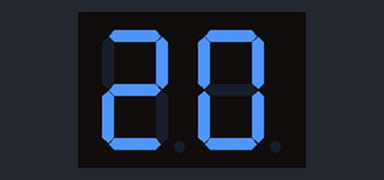
Bench run of a sketch on a simulated Arduino Uno, built with avr-gcc and run on an emulated ATmega328P. Parts: 2-digit seven-segment display. Wiring (inferred from the names in the program): 2-digit 7-segment display, segments lit when HIGH: segments pin 7, pin 8, pin 9, pin 10, pin 11, pin 12, pin 13, pin 0, pin 1, pin 2, pin 3, pin 4, pin 5, pin 6. The segment pins are drawn as the display they are named for.

Above: at 0.1 s.
At 2.1 s:
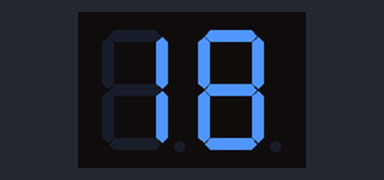
At 5.1 s:
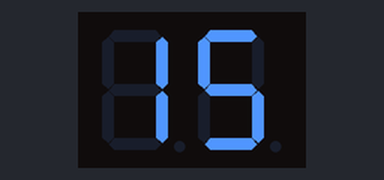
At 10.1 s:
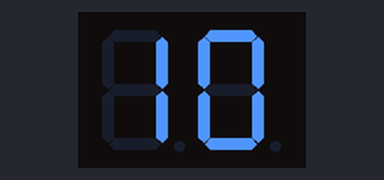
At 15.1 s:
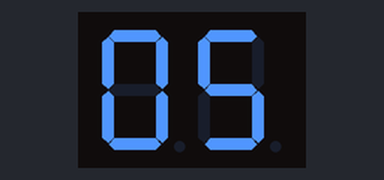
At 20.1 s:
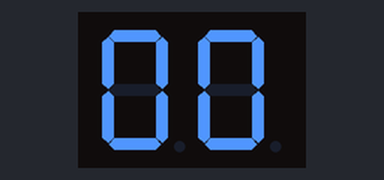

Measured:
- what the display in image 1 shows lasts 1.0 s, from 2.0 s to 3.0 s

The sketch:

2_sev._segment_counter_down_timer_milisekon_challenge_5_.ino
```cpp
// Pin 7segment buat digit puluhanya
const int a1 = 7;
const int b1 = 8;
const int c1 = 9;
const int d1 = 10;
const int e1 = 11;
const int f1 = 12;
const int g1 = 13;

// Pin 7segment buat digit satuannnya
const int a2 = 0;
const int b2 = 1;
const int c2 = 2;
const int d2 = 3;
const int e2 = 4;
const int f2 = 5;
const int g2 = 6;

// Countdown timer variables
int countdown = 20;  // Start countdown from 20
unsigned long previousMillis = 0;
const long interval = 1000;  // Interval for countdown (1 second)

// 7-segment digit display lookup table
int segments[10][7] = {
  {1, 1, 1, 1, 1, 1, 0},  // 0
  {0, 1, 1, 0, 0, 0, 0},  // 1
  {1, 1, 0, 1, 1, 0, 1},  // 2
  {1, 1, 1, 1, 0, 0, 1},  // 3
  {0, 1, 1, 0, 0, 1, 1},  // 4
  {1, 0, 1, 1, 0, 1, 1},  // 5
  {1, 0, 1, 1, 1, 1, 1},  // 6
  {1, 1, 1, 0, 0, 0, 0},  // 7
  {1, 1, 1, 1, 1, 1, 1},  // 8
  {1, 1, 1, 1, 0, 1, 1}   // 9
};

// Function to display digits on a 7-segment display
void displayDigit(int digit, int displayPins[7]) {
  for (int i = 0; i < 7; i++) {
    digitalWrite(displayPins[i], segments[digit][i]);
  }
}

void setup() {
  // Set all segment pins as output
  int display1Pins[] = {a1, b1, c1, d1, e1, f1, g1};
  int display2Pins[] = {a2, b2, c2, d2, e2, f2, g2};

  for (int i = 0; i < 7; i++) {
    pinMode(display1Pins[i], OUTPUT);
    pinMode(display2Pins[i], OUTPUT);
  }

  // Initialize the display with the countdown value
  displayNumber(countdown);
}

void loop() {
  // Get current time
  unsigned long currentMillis = millis();

  // Check if 1 second has passed
  if (currentMillis - previousMillis >= interval) {
    // Save the last time the display was updated
    previousMillis = currentMillis;

    // Decrease the countdown value
    if (countdown > 0) {
      countdown--;
    }

    // Update the display
    displayNumber(countdown);
  }
}

// Function to display a 2-digit number on both 7-segment displays
void displayNumber(int number) {
  int tens = number / 10;
  int ones = number % 10;

  int display1Pins[] = {a1, b1, c1, d1, e1, f1, g1};
  int display2Pins[] = {a2, b2, c2, d2, e2, f2, g2};

  // Display the tens digit on the first display
  displayDigit(tens, display1Pins);

  // Display the ones digit on the second display
  displayDigit(ones, display2Pins);
}
```
